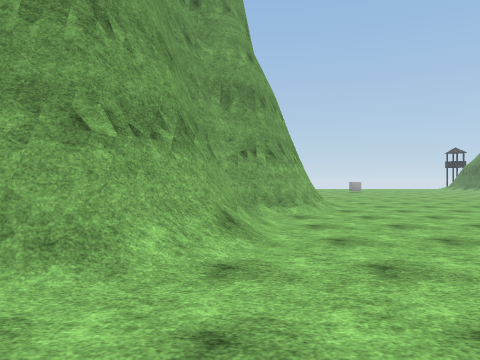
View 1 (above)

17 first-person views from a walk through a 3-D level made in the Unity game engine. The camera is 1.4 m above the floor, looks level and sees 70° across. The floor is counted in squares, 2 m on a side. Each view is taken from the middle of a square. On the plan, view 1 faces up. The plan holds only what a view shows up to about 11 squares ahead; the rest is blank. The place goes on beyond the plan. Some surface patterns are stand-ins.

View 2
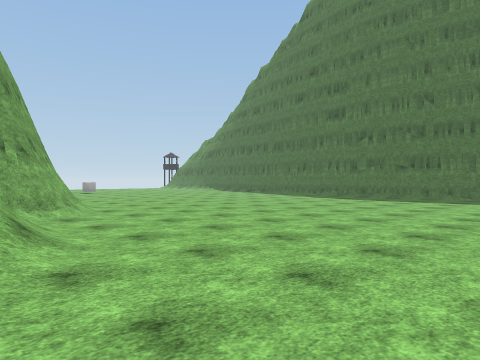

View 3
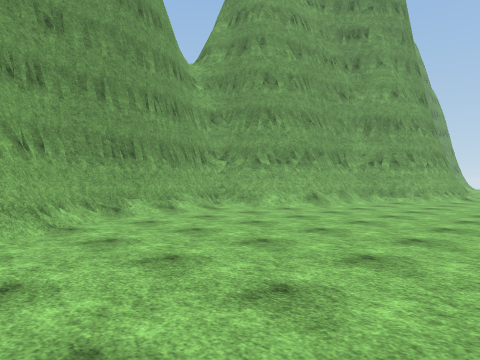

View 4
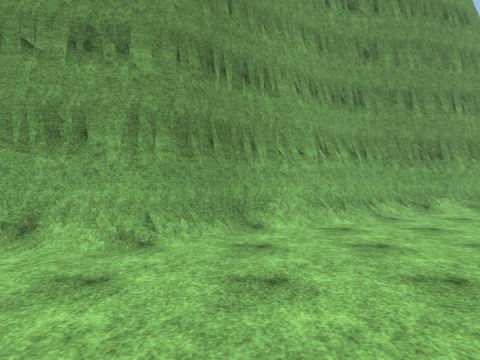

View 5
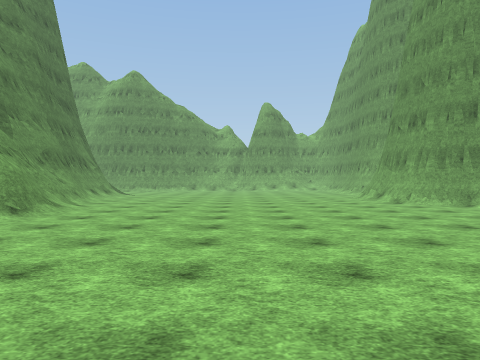

View 6
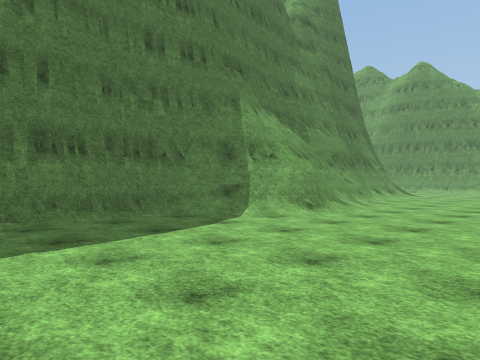

View 7
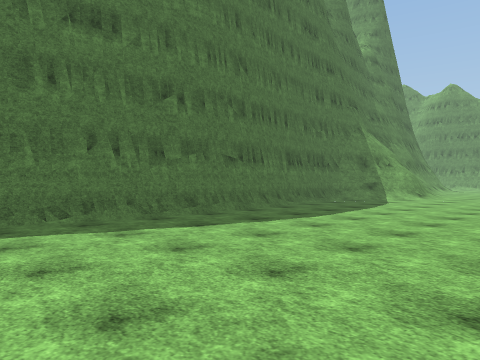

View 8
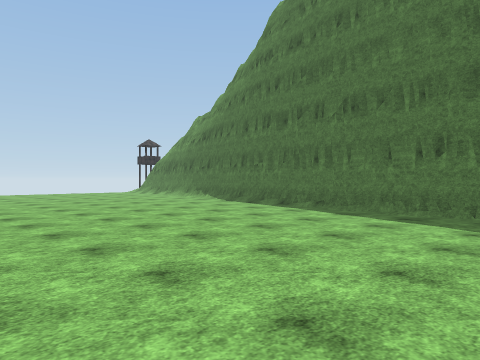

View 9
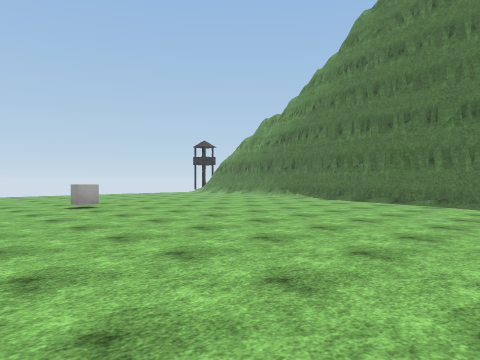

View 10
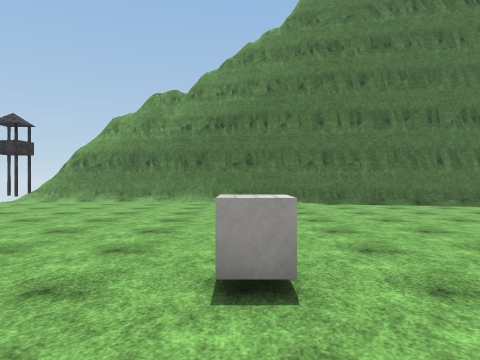

View 11
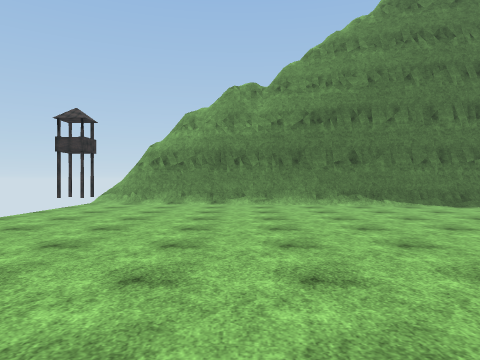

View 12
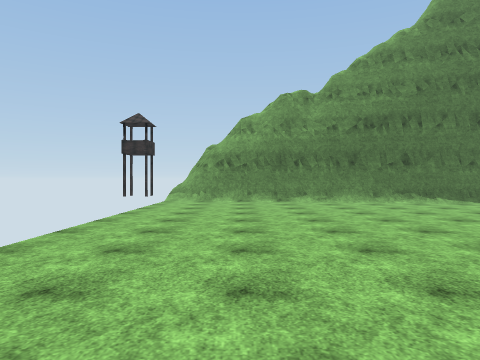

View 13
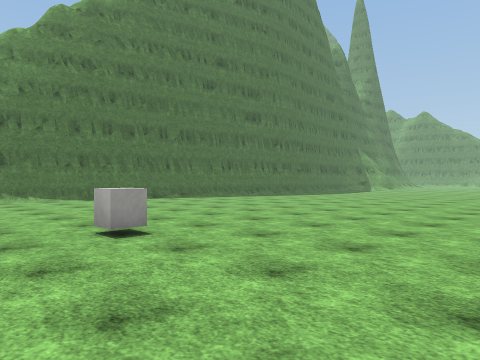

View 14
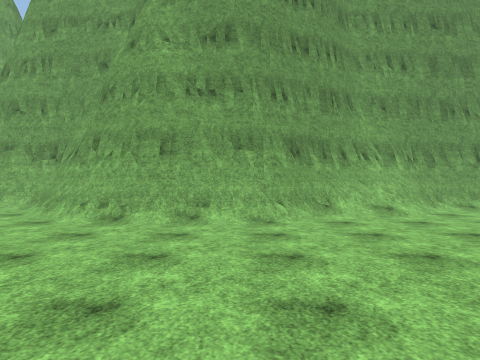

View 15
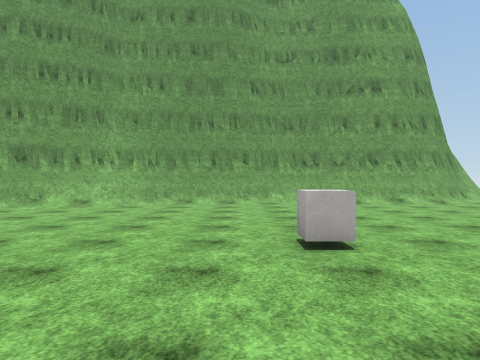

View 16
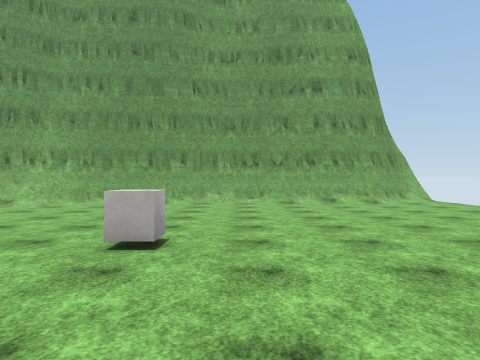

View 17
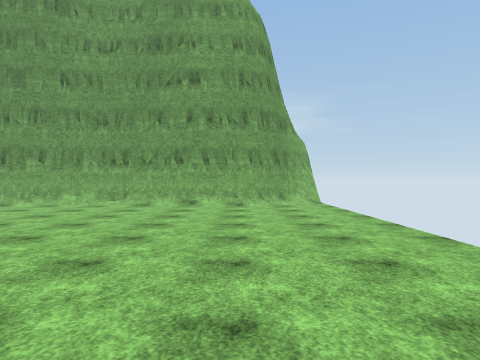

### Floor plan
Key: @ floor where view 1 was taken; # wall or solid block; . floor; / step, stairs or slope; = window, fence, low wall or low ledge; ^ raised ledge; O other object.
Columns run from 2 left of view 1 to 16 right of it. Each row starts with its distance up from view 1.
 26 #.................=
 25 ##.............../#
 24  #/............../#
 23  #/..............##
 22  #/..............##
 21  #...............#
 20  #...............#
 19  #......O........#
 18  #/..............#
 17  #/..............#
 16  #/.............##
 15  ##/............#
 14   #/............#
 13   ##............#
 12    #............#
 11    ##...........#
 10    ##...........#
  9    ##..........##
  8    #/..........#
  7   ##...........#
  6  ##............#
  5  ##............#
  4  #/............#
  3 ##/............##
  2 #/.............##
  1 #............../#
  0 #.@............/#
 -1 #............./##
 -2 ##.........../##
 -3  ##........../#
 -4   #........../#
 -5   ##........./^
 -6    #/.........##
 -7    ##.........=#

Where each view was taken, in squares from view 1:
view 1: 0 up, 0 right, facing up
view 2: 0 up, 1 left, facing up-right
view 3: 4 down, 5 right, facing up-left
view 4: 5 down, 6 right, facing left
view 5: 4 up, 7 right, facing down
view 6: 4 up, 7 right, facing down-right
view 7: 11 up, 7 right, facing down-right
view 8: 8 up, 6 right, facing up-right
view 9: 10 up, 3 right, facing up-right
view 10: 19 up, 4 right, facing right
view 11: 22 up, 5 right, facing right
view 12: 24 up, 4 right, facing right
view 13: 21 up, 2 right, facing down-right
view 14: 11 up, 8 right, facing left
view 15: 18 up, 10 right, facing left
view 16: 20 up, 10 right, facing left
view 17: 24 up, 9 right, facing left
